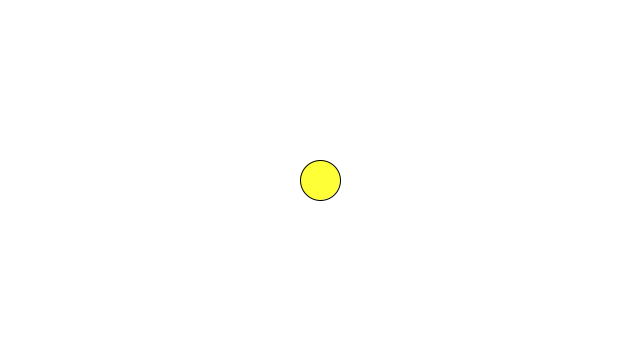
Frame 1 (no input)
Frame 60 (the mouse pressed at the canvas centre just before this capture): identical to frame 1, image omitted
Frame 120 (the mouse held since frame 60 and released just before this capture): identical to frame 1, image omitted

The Processing sketch that drew this single still picture (run headless with seeded random() and noise(); from frame 60 on, the mouse is pressed at the canvas centre):

// Processing sketch: Test
// ── Test.pde
float frictionCoefficient = 0.05;
float gravityAmount = 0.1;
float dragCoefficient = 0.1;

Attractor a;
//Liquid liquid;
ArrayList<Mover> movers;

void setup() {
  size(640, 360);

  a = new Attractor();
  //liquid = new Liquid(0, height / 1.5, width, height / 1.5, dragCoefficient);
  movers = new ArrayList<Mover>();
}

void draw() {
  background(#FFFFFF);

  a.display();

  for (Mover m : movers) {
    //m.applyGravity(gravityAmount);
    //m.applyFriction(frictionCoefficient);
    //if (liquid.contains(m)) {
    //  m.applyDrag(liquid);
    //}

    PVector f = a.attract(m);
    m.applyForce(f);

    m.update();
    m.display();
  }

  //liquid.display();
}

void mousePressed() {
  if (mouseButton == LEFT) {
    movers.add(new Mover(mouseX, mouseY, random(0.5, 3)));
  }
}
// ── Attractor.pde
class Attractor {
  final float G = 0.4;

  PVector location;
  float mass;

  Attractor() {
    location = new PVector(width / 2, height / 2);
    mass = 20;
  }

  PVector attract(Mover other) {
    PVector force = PVector.sub(location, other.location);
    float distance = constrain(force.mag(), 5, 25);
    float m = (G * mass * other.mass) / (distance * distance);
    force.normalize();
    force.mult(m);
    return force;
  }

  void display() {
    stroke(0);
    fill(255, 255, 0, 200);
    ellipse(location.x, location.y, mass * 2, mass * 2);
  }
}
// ── Liquid.pde
class Liquid {
  // Location, width and height.
  float x, y, w, h;
  float coefficient;

  Liquid(float x, float y, float w, float h, float c) {
    this.x = x;
    this.y = y;
    this.w = w;
    this.h = h;
    this.coefficient = c;
  }

  boolean contains(Mover m) {
    PVector location = m.location;
    if (location.x > x && location.x < (x+w) &&
      location.y > y && location.y < (y+h)) {
      return true;
    }

    return false;
  }

  void display() {
    noStroke();
    fill(#97BEF5, 175);
    rect(x, y, w, h);
  }
}
// ── Mover.pde
class Mover {
  PVector location, velocity, acceleration;
  float mass;

  float angle = 0, angularVelocity = 0, angularAcceleration = 0;

  Mover(float x, float y, float mass) {
    this.location = new PVector(x, y);
    this.velocity = new PVector(0, 0);
    this.acceleration = new PVector(0, 0);
    this.mass = mass;
  }

  void applyForce(PVector force) {
    PVector f = PVector.div(force, mass);
    acceleration.add(f);
  }

  void applyFriction(float coefficient) {
    PVector friction = velocity.copy();
    friction.mult(-1);
    friction.normalize();
    friction.mult(coefficient);
    applyForce(friction);
  }

  void applyGravity(float amount) {
    PVector gravity = new PVector(0, amount * mass);
    applyForce(gravity);
  }

  void applyDrag(Liquid l) {
    float speed = velocity.mag();
    float dragMagnitude = l.coefficient * speed * speed;

    PVector drag = velocity.copy();
    drag.mult(-1);
    drag.normalize();
    drag.mult(dragMagnitude);

    applyForce(drag);
  }

  void update() {
    velocity.add(acceleration);
    location.add(velocity);

    angularAcceleration = acceleration.x / 10.0;
    angularVelocity += constrain(angularAcceleration, -0.1, 0.1);
    angle += angularVelocity;

    acceleration.mult(0);

    checkEdges();
  }

  void display() {
    stroke(0);
    strokeWeight(2);
    fill(127, 200);
    rectMode(CENTER);

    pushMatrix();
    translate(location.x, location.y);
    rotate(angle);
    rect(0, 0, mass*16, mass*16);
    popMatrix();
  }

  void checkEdges() {
    if (location.x > width) {
      location.x = width;
      velocity.x *= -1;
    } else if (location.x < 0) {
      location.x = 0;
      velocity.x *= -1;
    }

    if (location.y > height) {
      location.y = height;
      velocity.y *= -1;
    } else if (location.y < 0) {
      location.y = 0;
      velocity.y *= -1;
    }
  }
}
